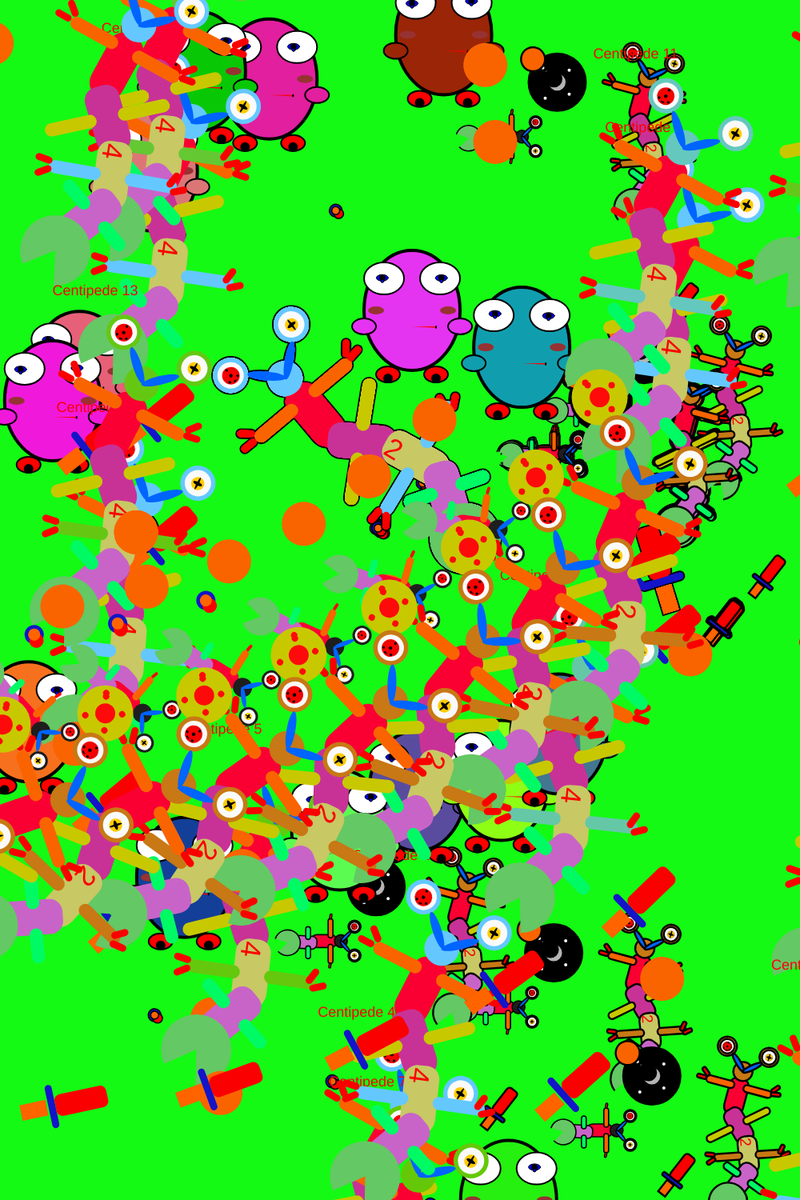
Frame 1 (no input)
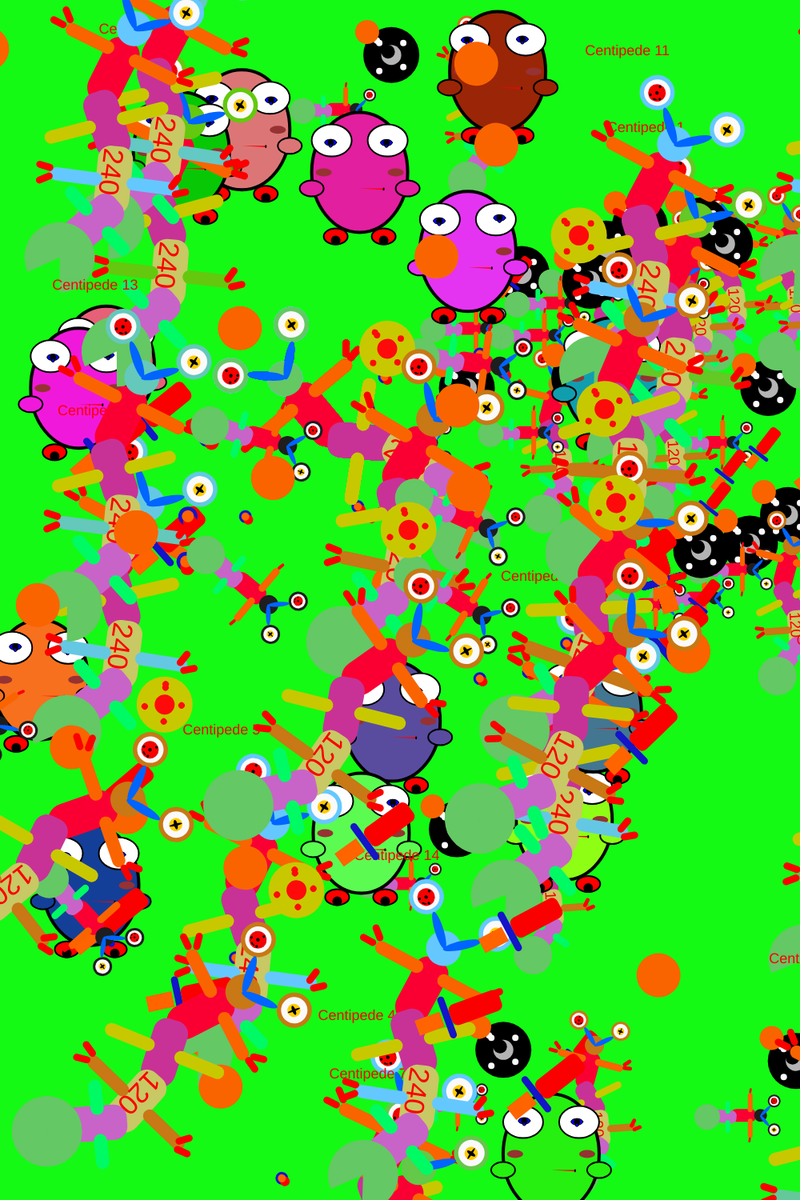
Frame 60 (no input)
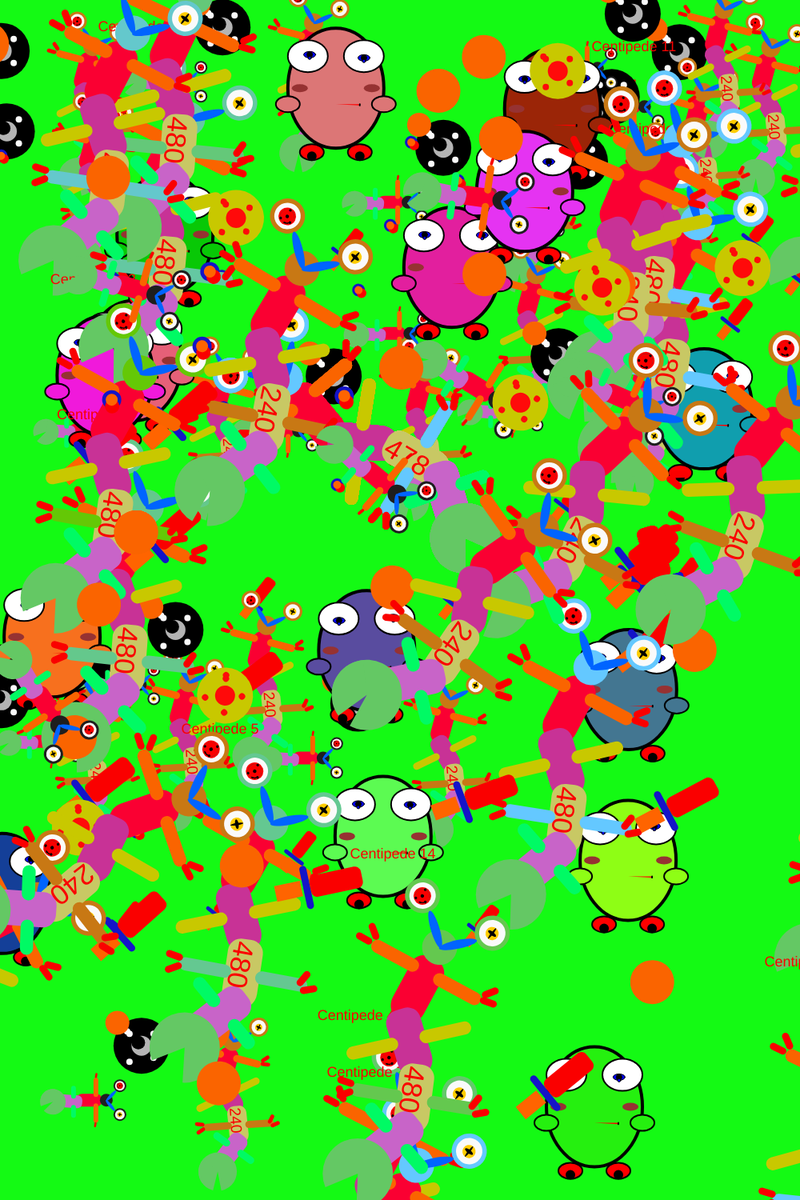
Frame 120 (the mouse pressed at the canvas centre since frame 60)

The p5.js sketch that drew these frames (run headless with seeded random() and noise() and a simulated clock; from frame 60 on, the mouse is pressed at the canvas centre):

// p5.js sketch
// ── sketch.js

let dgcentipede22;
let centipedes2 = []; 
let scaleChange = 1; 
let kirbyArray = [];

let kirbys = [];
let dgcentipede23;
let centipedes = [];
let sinArray = new Array(15);


let centipedes1 = [];
let centipedes3 = [];
let centipedes6 = []; 

function setup() {
  createCanvas(1000, 1500);
  
  textSize(18);
  let col = color(20,180);
  for (let i = 0; i < 5; i++) { 
    centipedes1.push(new dgCentipede22());
    centipedes1[i].loX = random(width);
    centipedes1[i].loY = random(height);
  }

  dgcentipede22 = new dgCentipede22();
  for (let i = 0; i < 15; i++) {
    let kirby = new afKirby(color(random(255), random(255), random(255)), random(width), random(height));
    kirbyArray.push(kirby);
}
   s1 = new dgCentipede21(0, 200,200, color(0,100,255,120));
   s2 = new dgCentipede21(5,0, 400,100, color(254,60,0,180));
 
   for (let i = 0; i < sinArray.length; i++) {
  sinArray[i] = new dgCentipede21(8,i*10, 300,500, color(254,random(120),0,200));
   }

   for (let i = 0; i < 15; i++) {
    let colorValue = color(random(255), random(255), random(255));
    let xpos = random(width);
    let ypos = random(height);
    let Number = i + 1; 
    centipedes.push(new dgCentipede23(colorValue, xpos, ypos, Number));
 
  }
  for (let i = 0; i < 15; i++) { 
    let color = [random(255), random(255), random(255)]; 
    let x = random(width); 
    let y = random(height); 
    kirbys.push(new afKirby(color, x, y)); 
}

for (let i = 0; i < 15; i++) {
  centipedes2.push(new dgCentipede24());
}
for (let i = 0; i < 10; i++) {
  centipedes6.push(new dgCentipede26()); 
}


console.log("Number of centipedes: " + centipedes6.length);

}


function draw() {
  background(20, 250, 20);
  for (let centipede6 of centipedes6) {
    centipede6.draw();
  }
  for (let centipede1 of centipedes1) {
    centipede1.draw(); 
  }
  dgcentipede22.draw();
  

  for (let kirby of kirbyArray) {
    kirby.move();
    kirby.display();
}
for (let centipede of centipedes) {
  centipede.draw();
  centipede.drift();
}
for (let centipede2 of centipedes2) {
 
  centipede2.scaleFactor = scaleChange; 
  centipede2.draw(); 
}
for (let centipede3 of centipedes3) {
  centipede3.draw();
}
}

function mousePressed() {
  centipedes6.push(new dgCentipede26()); 
  console.log("new cand total count: " + centipedes6.length);


}

function keyPressed() {

  if (key === '6') {

    scaleChange *= 1.5; 

  }
  if (key === '2') {
    for (let kirby of kirbyArray) {
        kirby.color = color(random(255), random(255), random(255)); 
    }
}

else if (key === '3') {
    for (let kirby of kirbyArray) {
        kirby.color = kirby.color; 
        kirby.sizeFactor *= 0.9; 
    }
}

else if (key === '4') {
    for (let kirby of kirbyArray) {
        kirby.color = kirby.color; 
        kirby.sizeFactor *= 1.1; 
    }
}
if (key === 'B' || key === 'b') {
  let newKirby = new Kirby(color(random(255), random(255), random(255)), random(width), random(height));
  kirbyArray.push(newKirby);
}

}
function breakApartCentipedes() {
  for (let centipede3 of centipedes3) {
    centipede3.speedX = random(-10, 10); 
    centipede3.speedY = random(-10, 10);
  }
}

class dgCentipede21 {
  constructor() {
    this.counter = 0;
    this.clickCount = 0;
    this.speedX = random(-4, 4);
    this.speedY = random(-4, 4);
    this.loX = height / 2;
    this.loY = width / 2;
    this.loX2 = height / 2;
    this.loY2 = width / 2;
    this.speedX2 = random(-5, 5);
    this.speedY2 = random(-5, 5);
    this.counter1 = 45;
    this.counter2 = -45;
    this.counterR = 0;
    this.value = 0;
    this.factor = 2;
    this.x = width;
    
    angleMode(DEGREES);
  }



  draw() {
    this.pair();
  
  }

  dgnumbercount() {
    this.value += 1; 
  }
  
  pair() {
  
    this.counter += 5;


    if (this.loX2 < 0) this.speedX2 = -this.speedX2;
    if (this.loX2 > width) this.speedX2 = -this.speedX2;
    
    if ((this.loY2 < 0) || (this.loY2 > height)) this.speedY2 = -this.speedY2;

    this.loX2 += this.speedX2;
    this.loY2 += this.speedY2;


    this.dgsunandcentipede(this.loX2, this.loY2);
    
    rotate(8);
  
    this.dgLongColorfullcentipede(color(200, 120, 20), this.loX2, this.loY2, 15, 0.5);
    scale(1);
    this.dgShortplaincentipede(color(200, 200, random(400)), this.loX2, this.loY2, -180, 0.8);
  }

  dgdrawingaround() {

    push();
    translate(mouseX, mouseY);
    scale(0.3);
    this.dgLongColorfullcentipede(color(200, 120, 20));
    this.dgcentipederound((this.clickCount % 50) + 2);
    pop();
  }

  dgmousePressed() {
    this.clickCount++;
  }

  dgcentipederound(eyeCount) {
    let eyeDistance = 1000.0 / (eyeCount - 1);
    for (let i = 0; i < eyeCount; i++) {
      angleMode(DEGREES);
      rotate(100);

      fill(250, 0, 0);
      this.dgLongColorfullcentipede(-40, (i * eyeDistance), 0.1); 
      this.dgLongColorfullcentipede(80, (i * eyeDistance), 0.1);
    }
  }

  dgRedeyeSpin(lx, ly, rot, sc) {
    push();
    translate(lx, ly);
    rotate(radians(this.counter2));
    scale(sc);
    fill(250, 0, 0);
    ellipse(0, 0, 200, 200);  
    fill(60);
    ellipse(0, 0, 160, 160);
    fill(250, 0, 0);
    ellipse(0, 0, 159, 159);
    fill(0);
    ellipse(0, 0, 40, 40);
    fill(0);
    circle(-59, 50, 30);
    circle(2, -78, 30);
    circle(58, 50, 30);
  

    if (20 > 1) {
      angleMode(DEGREES);
      rotate(radians(this.counter2));
      angleMode(DEGREES);
      rotate(radians(this.counter2));
      fill(0);
      arc(-20, 68, 50, 30, 0, 100);
    }
    if (10 > 1) {
      angleMode(DEGREES);
      rotate(radians(this.counter2));
      angleMode(DEGREES);
      rotate(radians(this.counter2));
      fill(0);  
      arc(-20, 70, 50, 30, 0, 100);
    }
    if (15 > 1) {
      angleMode(DEGREES);
      rotate(radians(this.counter2));
      angleMode(DEGREES);
      rotate(radians(this.counter2));
      fill(0);   
      arc(-10, 70, 50, 30, 0, 100);
    }
    pop();
    this.counter2--;
  }

  dgYelloweyeSpin(lx, ly, rot, sc) {
    push();
    translate(lx, ly);
    rotate(radians(this.counter1));
    scale(sc);
    fill(255, 204, 0);
    circle(0, 0, 150);
    rotate(radians(this.counter1));
    fill(0);
    ellipse(0, 0, 110, 40);
    ellipse(0, 0, 25, 150);
    pop();
    this.counter1++;
  }

  dgLongColorfullcentipede(k, lx, ly, rot, sc) {
    push();
    translate(lx + 100, ly);
    rotate(rot);
    scale(sc + 0.1);
    this.dgbody1();
    this.dghead(k, 20, -15);
    this.dgRedeyeSpin(-25, -57, this.counter, 0.1);    
    this.dgYelloweyeSpin(65, -57, -this.counter, 0.1);
    this.dgarm(k, -50, 10); 
    this.dgarm(k, 30, 10); 
    this.dgbody2(k);
    this.dgbody3(k);
    this.dgbody4andtoysword(70, 0, 2, k);
    this.dgbody5andcirclefood(k);
    

    if (20 > 19) {
      angleMode(DEGREES);
      rotate(-10);
      this.dgarm2(k, -105, 90);
      this.dgarm2(k, -20, 90);
    }
    if (10 > 1) {
      angleMode(DEGREES);
      rotate(22);
      this.dgarm3(k, -50, 160);
      this.dgarm3(k, 38, 160);
    }
    if (101 > 1) {
      angleMode(DEGREES);
      rotate(40);
      this.dgarm4(k, 95, 150);
      this.dgarm4(k, 157, 150);    
    }
    if (95 > 1) {
      angleMode(DEGREES);
      rotate(-70);
      this.dgfinger(k, 50, 70);
      angleMode(DEGREES);
      rotate(40);
      this.dgfinger(k, 85, 25);
    }
    if (96 > 1) {
      angleMode(DEGREES);
      rotate(190);
      this.dgfinger(k, 50, -22);
      angleMode(DEGREES);
      rotate(220);
      this.dgfinger(k, -48, 35);
    }
    if (961 > 1) {
      translate(105, 75);
      angleMode(DEGREES);
      rotate(90);
      this.dgfinger(k, 50, -22);
      angleMode(DEGREES);
      rotate(220);
      this.dgfinger(k, -48, 35);
    }
    if (9161 > 1) {
      translate(105, 75);
      angleMode(DEGREES);
      rotate(-70);
      this.dgfinger(k, 50, -22);
      angleMode(DEGREES);
      rotate(220);
      this.dgfinger(k, -48, 35);
    }
    
    textSize(32);
    angleMode(DEGREES);
    rotate(-70);
    this.value += this.factor;
    text(this.value, -90, 70);

    pop();
  }

  dgShortplaincentipede(k, lx, ly, rot, sc) {
    push();
    translate(lx - 50, ly + 60);
    angleMode(DEGREES);
    rotate(270);
    let k2 = color(30);
    rotate(rot);
    scale(sc - 0.4);
    this.dgbody1();
    this.dghead(k2, 20, -15);
    this.dgRedeyeSpin(-25, -57, this.counter, 0.1);    
    this.dgYelloweyeSpin(65, -57, -this.counter, 0.1);
    this.dgarm(k2, -50, 10); 
    this.dgarm(k2, 30, 10); 
    translate(-115, -70);
    angleMode(DEGREES);
    rotate(-40);
    this.dgbody4andtoysword(k2);
    this.dgbody5andcirclefood(70, 0, 2, k2);

    if (101 > 1) {
      angleMode(DEGREES);
      rotate(50);
      this.dgarm4(k2, 90, 150);
      this.dgarm4(k2, 150, 150);    
    }
  
    if (96 > 1) {
      angleMode(DEGREES);
      rotate(180);
      scale(0.80);
      angleMode(DEGREES);
      rotate(190);
      this.dgfinger(k2, 80, 90);
      this.dgfinger(k2, 270, 60);
    } 
    pop();
  }

  dgbody1() {
    fill(250, 0, 50);
    rect(0, 0, 40, 80, 15, 15, 25, 25);
  }

  dghead(c, lx, ly) {
    push();
    fill(c);
    translate(lx, ly);
    ellipse(0, 0, 40, 40);
    ellipse(45, -42.5, 40, 40);
    ellipse(-45, -42.5, 40, 40);
    fill(250);
    ellipse(45, -42.5, 30, 30);
    ellipse(-45, -42.5, 30, 30);
    fill(0, 100, 255);
    angleMode(DEGREES);
    rotate(-45);
    ellipse(1, -21, 10, 44);
    angleMode(DEGREES);
    rotate(95);
    ellipse(1, -21, 10, 44);
    pop();
  }

  dgarm(c, lx, ly) {
    fill(250, 100, 0);
    rect(lx, ly, 60, 15, 10);
  }
  
  dgarm2(c, lx, ly) {
    fill(200, 200, 0);
    rect(lx, ly, 60, 15, 10);
  }

  dgarm3(c, lx, ly) {
    fill(c);
    rect(lx, ly, 60, 15, 10);
  }
  
  dgarm4(c, lx, ly) {
    fill(0, 250, 100);
    rect(lx, ly, 40, 15, 10);
  }

  dgfinger(c, lx, ly) {
    fill(250, 0, 0);
    rect(lx, ly, 20, 8, 10);
  }

  dgbody2() {
    this.x -= 1222;
    ellipse(this.x, 10, 50, 50);
    if (this.x < 0) {
      this.x = width; 
    }
    angleMode(DEGREES);
    rotate(-45);
    fill(200, 50, 150);
    rect(-59, 58, 40, 80, 15, 15, 25, 25);
  }

  dgbody3() {
    angleMode(DEGREES);
    rotate(24);
    fill(200, 200, 100);
    rect(-3, 128, 40, 80, 15, 15, 25, 25);
  }

  dgbody4andtoysword(xpos, ypos, circlefood) {
    angleMode(DEGREES);
    rotate(44);
    fill(200, 100, 200);
    rect(130, 120, 40, 80, 15, 15, 25, 25);

    if (circlefood == 2) {
      fill(20, 20, 200);
      rect(width / 2 + xpos - 240, height / 2 - 430 + ypos, 50, 8, 7);
      fill(250, 0, 0);
      rect(width / 2 + xpos - 227, height / 2 - 490 + ypos, 25, 60, 7);
      fill(300, 100, 0);
      rect(width / 2 + xpos - 224, height / 2 - 420 + ypos, 18, 30);
    }
  }

  dgbody5andcirclefood(xpos, ypos, circlefood) {
    if (circlefood == 2) {
      fill(20, 20, 200);
      circle(width / 2 + xpos - 160, height / 2 - 140 + ypos, 40, 50, 7);
      fill(250, 0, 0);
      circle(width / 2 + xpos - 151, height / 2 - 150 + ypos, 30, 10, 7);
      fill(300, 100, 0);
      circle(width / 2 + xpos - 160, height / 2 - 140 + ypos, 25, 50, 7);
    }
    angleMode(DEGREES);
    rotate(-54);
    fill(100, 200, 100);
    arc(-80, 250, 80, 80, 160, 95);
    arc(-80, 250, 80, 80, -this.counter, this.counter);
  }

  dgmoonandcentipede(lx, ly) {
    strokeWeight(4);
    fill(250);
    point(lx - 10, ly - 10, 20);
    fill(0);
    circle(lx, ly, 70);
    fill(180);
    ellipse(lx, ly, 25, 25);
    fill(0);
    ellipse(lx - 4, ly - 4, 17, 17);
    fill(250);
    circle(lx + 15, ly + 15, 8);
    circle(lx - 15, ly - 15, 8);
    circle(lx + 15, ly - 15, 8);
    circle(lx - 15, ly + 20, 8);
    circle(lx - 18, ly - 18, 8);
  }

  dgsunandcentipede(lx, ly) {
    strokeWeight(4);
    fill(300, 100, 0);
    point(lx - 10, ly - 10, 20);
    fill(200, 200, 0);
    circle(lx, ly, 70);
    fill(300, 10, 10);
    ellipse(lx, ly, 25, 25);
    fill(300, 10, 10);
    circle(lx + 15, ly + 15, 8);
    circle(lx - 15, ly - 15, 8);
    circle(lx + 15, ly - 15, 8);
    circle(lx - 15, ly + 20, 8);
    circle(lx - 18, ly - 18, 8);
  }

  dgCircleCentipedeWildChange() {
    let g = random(0.1);
    let m = mouseX;
    let q = mouseY;
    
    if (m < width / 2) {
      this.dgShortplaincentipede(color(200, 200, random(400)), this.loX, this.loY, g * 5, g * 2);
    }
    if (q < height / 2) {
      this.dgLongColorfullcentipede(color(200, 200, random(400)), this.loX, this.loY + 10, g * 20, g * 4.5);
    }
  }
}



class dgCentipede22 {
  constructor() {
    this.counter = 0;
    this.clickCount = 0;
    this.speedX = random(-4, 4);
    this.speedY = random(-4, 4);
    this.loX = height / 2;
    this.loY = width / 2;
    this.loX2 = height / 2;
    this.loY2 = width / 2;
    this.speedX2 = random(-5, 5);
    this.speedY2 = random(-5, 5);
    this.counter1 = 45;
    this.counter2 = -45;
    this.counterR = 0;
    this.value = 0;
    this.factor = 2;
    this.x = width;
    
    angleMode(DEGREES);
  }
  draw() {
    this.pair();
  }

  dgnumbercount() {
    this.value += 1; 
  }
  
  pair() {
    this.counter += 5;

    if (this.loX < 0) this.loX = width;
    if (this.loX > width) this.loX = 0;
    if (this.loY < 0) this.loY = height;
    if (this.loY > height) this.loY = 0;

    if (this.loX2 < 0) this.speedX2 = -this.speedX2;
    if (this.loX2 > width) this.speedX2 = -this.speedX2;
    if ((this.loY < 0) || (this.loY > height)) this.speedY = -this.speedY;
    if ((this.loY2 < 0) || (this.loY2 > height)) this.speedY2 = -this.speedY2;

    this.loX += this.speedX;
    this.loY += this.speedY;
    this.loX2 += this.speedX2;
    this.loY2 += this.speedY2;

    this.dgmoonandcentipede(this.loX, this.loY);
    this.dgLongColorfullcentipede(color(200, 120, 20), this.loX, this.loY, 15, 0.5);
    this.dgShortplaincentipede(color(200, 200, random(400)), this.loX, this.loY, -180, 0.8);
  }

  dgdrawingaround() {

    push();
    translate(mouseX, mouseY);
    scale(0.3);
    this.dgLongColorfullcentipede(color(200, 120, 20));
    this.dgcentipederound((this.clickCount % 50) + 2);
    pop();
  }

  dgmousePressed() {
    this.clickCount++;
  }

  dgcentipederound(eyeCount) {
    let eyeDistance = 1000.0 / (eyeCount - 1);
    for (let i = 0; i < eyeCount; i++) {
      angleMode(DEGREES);
      rotate(100);

      fill(250, 0, 0);
      this.dgLongColorfullcentipede(-40, (i * eyeDistance), 0.1); 
      this.dgLongColorfullcentipede(80, (i * eyeDistance), 0.1);
    }
  }

  dgRedeyeSpin(lx, ly, rot, sc) {
    push();
    translate(lx, ly);
    rotate(radians(this.counter2));
    scale(sc);
    fill(250, 0, 0);
    ellipse(0, 0, 200, 200);  
    fill(60);
    ellipse(0, 0, 160, 160);
    fill(250, 0, 0);
    ellipse(0, 0, 159, 159);
    fill(0);
    ellipse(0, 0, 40, 40);
    fill(0);
    circle(-59, 50, 30);
    circle(2, -78, 30);
    circle(58, 50, 30);
  

    if (20 > 1) {
      angleMode(DEGREES);
      rotate(radians(this.counter2));
      angleMode(DEGREES);
      rotate(radians(this.counter2));
      fill(0);
      arc(-20, 68, 50, 30, 0, 100);
    }
    if (10 > 1) {
      angleMode(DEGREES);
      rotate(radians(this.counter2));
      angleMode(DEGREES);
      rotate(radians(this.counter2));
      fill(0);  
      arc(-20, 70, 50, 30, 0, 100);
    }
    if (15 > 1) {
      angleMode(DEGREES);
      rotate(radians(this.counter2));
      angleMode(DEGREES);
      rotate(radians(this.counter2));
      fill(0);   
      arc(-10, 70, 50, 30, 0, 100);
    }
    pop();
    this.counter2--;
  }

  dgYelloweyeSpin(lx, ly, rot, sc) {
    push();
    translate(lx, ly);
    rotate(radians(this.counter1));
    scale(sc);
    fill(255, 204, 0);
    circle(0, 0, 150);
    rotate(radians(this.counter1));
    fill(0);
    ellipse(0, 0, 110, 40);
    ellipse(0, 0, 25, 150);
    pop();
    this.counter1++;
  }

  dgLongColorfullcentipede(k, lx, ly, rot, sc) {
    push();
    translate(lx + 100, ly);
    rotate(rot);
    scale(sc + 0.1);
    this.dgbody1();
    this.dghead(k, 20, -15);
    this.dgRedeyeSpin(-25, -57, this.counter, 0.1);    
    this.dgYelloweyeSpin(65, -57, -this.counter, 0.1);
    this.dgarm(k, -50, 10); 
    this.dgarm(k, 30, 10); 
    this.dgbody2(k);
    this.dgbody3(k);
    this.dgbody4andtoysword(70, 0, 2, k);
    this.dgbody5andcirclefood(k);
    

    if (20 > 19) {
      angleMode(DEGREES);
      rotate(-10);
      this.dgarm2(k, -105, 90);
      this.dgarm2(k, -20, 90);
    }
    if (10 > 1) {
      angleMode(DEGREES);
      rotate(22);
      this.dgarm3(k, -50, 160);
      this.dgarm3(k, 38, 160);
    }
    if (101 > 1) {
      angleMode(DEGREES);
      rotate(40);
      this.dgarm4(k, 95, 150);
      this.dgarm4(k, 157, 150);    
    }
    if (95 > 1) {
      angleMode(DEGREES);
      rotate(-70);
      this.dgfinger(k, 50, 70);
      angleMode(DEGREES);
      rotate(40);
      this.dgfinger(k, 85, 25);
    }
    if (96 > 1) {
      angleMode(DEGREES);
      rotate(190);
      this.dgfinger(k, 50, -22);
      angleMode(DEGREES);
      rotate(220);
      this.dgfinger(k, -48, 35);
    }
    if (961 > 1) {
      translate(105, 75);
      angleMode(DEGREES);
      rotate(90);
      this.dgfinger(k, 50, -22);
      angleMode(DEGREES);
      rotate(220);
      this.dgfinger(k, -48, 35);
    }
    if (9161 > 1) {
      translate(105, 75);
      angleMode(DEGREES);
      rotate(-70);
      this.dgfinger(k, 50, -22);
      angleMode(DEGREES);
      rotate(220);
      this.dgfinger(k, -48, 35);
    }
    
    textSize(32);
    angleMode(DEGREES);
    rotate(-70);
    this.value += this.factor;
    text(this.value, -90, 70);

    pop();
  }

  dgShortplaincentipede(k, lx, ly, rot, sc) {
    push();
    translate(lx - 50, ly + 60);
    angleMode(DEGREES);
    rotate(270);
    let k2 = color(30);
    rotate(rot);
    scale(sc - 0.4);
    this.dgbody1();
    this.dghead(k2, 20, -15);
    this.dgRedeyeSpin(-25, -57, this.counter, 0.1);    
    this.dgYelloweyeSpin(65, -57, -this.counter, 0.1);
    this.dgarm(k2, -50, 10); 
    this.dgarm(k2, 30, 10); 
    translate(-115, -70);
    angleMode(DEGREES);
    rotate(-40);
    this.dgbody4andtoysword(k2);
    this.dgbody5andcirclefood(70, 0, 2, k2);

    if (101 > 1) {
      angleMode(DEGREES);
      rotate(50);
      this.dgarm4(k2, 90, 150);
      this.dgarm4(k2, 150, 150);    
    }
  
    if (96 > 1) {
      angleMode(DEGREES);
      rotate(180);
      scale(0.80);
      angleMode(DEGREES);
      rotate(190);
      this.dgfinger(k2, 80, 90);
      this.dgfinger(k2, 270, 60);
    } 
    pop();
  }

  dgbody1() {
    fill(250, 0, 50);
    rect(0, 0, 40, 80, 15, 15, 25, 25);
  }

  dghead(c, lx, ly) {
    push();
    fill(c);
    translate(lx, ly);
    ellipse(0, 0, 40, 40);
    ellipse(45, -42.5, 40, 40);
    ellipse(-45, -42.5, 40, 40);
    fill(250);
    ellipse(45, -42.5, 30, 30);
    ellipse(-45, -42.5, 30, 30);
    fill(0, 100, 255);
    angleMode(DEGREES);
    rotate(-45);
    ellipse(1, -21, 10, 44);
    angleMode(DEGREES);
    rotate(95);
    ellipse(1, -21, 10, 44);
    pop();
  }

  dgarm(c, lx, ly) {
    fill(250, 100, 0);
    rect(lx, ly, 60, 15, 10);
  }
  
  dgarm2(c, lx, ly) {
    fill(200, 200, 0);
    rect(lx, ly, 60, 15, 10);
  }

  dgarm3(c, lx, ly) {
    fill(c);
    rect(lx, ly, 60, 15, 10);
  }
  
  dgarm4(c, lx, ly) {
    fill(0, 250, 100);
    rect(lx, ly, 40, 15, 10);
  }

  dgfinger(c, lx, ly) {
    fill(250, 0, 0);
    rect(lx, ly, 20, 8, 10);
  }

  dgbody2() {
    this.x -= 1222;
    ellipse(this.x, 10, 50, 50);
    if (this.x < 0) {
      this.x = width; 
    }
    angleMode(DEGREES);
    rotate(-45);
    fill(200, 50, 150);
    rect(-59, 58, 40, 80, 15, 15, 25, 25);
  }

  dgbody3() {
    angleMode(DEGREES);
    rotate(24);
    fill(200, 200, 100);
    rect(-3, 128, 40, 80, 15, 15, 25, 25);
  }

  dgbody4andtoysword(xpos, ypos, circlefood) {
    angleMode(DEGREES);
    rotate(44);
    fill(200, 100, 200);
    rect(130, 120, 40, 80, 15, 15, 25, 25);

    if (circlefood == 2) {
      fill(20, 20, 200);
      rect(width / 2 + xpos - 240, height / 2 - 430 + ypos, 50, 8, 7);
      fill(250, 0, 0);
      rect(width / 2 + xpos - 227, height / 2 - 490 + ypos, 25, 60, 7);
      fill(300, 100, 0);
      rect(width / 2 + xpos - 224, height / 2 - 420 + ypos, 18, 30);
    }
  }

  dgbody5andcirclefood(xpos, ypos, circlefood) {
    if (circlefood == 2) {
      fill(20, 20, 200);
      circle(width / 2 + xpos - 160, height / 2 - 140 + ypos, 40, 50, 7);
      fill(250, 0, 0);
      circle(width / 2 + xpos - 151, height / 2 - 150 + ypos, 30, 10, 7);
      fill(300, 100, 0);
      circle(width / 2 + xpos - 160, height / 2 - 140 + ypos, 25, 50, 7);
    }
    angleMode(DEGREES);
    rotate(-54);
    fill(100, 200, 100);
    arc(-80, 250, 80, 80, 160, 95);
    arc(-80, 250, 80, 80, -this.counter, this.counter);
  }

  dgmoonandcentipede(lx, ly) {
    strokeWeight(4);
    fill(250);
    point(lx - 10, ly - 10, 20);
    fill(0);
    circle(lx, ly, 70);
    fill(180);
    ellipse(lx, ly, 25, 25);
    fill(0);
    ellipse(lx - 4, ly - 4, 17, 17);
    fill(250);
    circle(lx + 15, ly + 15, 8);
    circle(lx - 15, ly - 15, 8);
    circle(lx + 15, ly - 15, 8);
    circle(lx - 15, ly + 20, 8);
    circle(lx - 18, ly - 18, 8);
  }

  dgsunandcentipede(lx, ly) {
    strokeWeight(4);
    fill(300, 100, 0);
    point(lx - 10, ly - 10, 20);
    fill(200, 200, 0);
    circle(lx, ly, 70);
    fill(300, 10, 10);
    ellipse(lx, ly, 25, 25);
    fill(300, 10, 10);
    circle(lx + 15, ly + 15, 8);
    circle(lx - 15, ly - 15, 8);
    circle(lx + 15, ly - 15, 8);
    circle(lx - 15, ly + 20, 8);
    circle(lx - 18, ly - 18, 8);
  }

  dgCircleCentipedeWildChange() {
    let g = random(0.1);
    let m = mouseX;
    let q = mouseY;
    
    if (m < width / 2) {
      this.dgShortplaincentipede(color(200, 200, random(400)), this.loX, this.loY, g * 5, g * 2);
    }
    if (q < height / 2) {
      this.dgLongColorfullcentipede(color(200, 200, random(400)), this.loX, this.loY + 10, g * 20, g * 4.5);
    }
  }
}



class dgCentipede23 {
  c;
  xpos;
  ypos;
  orifice;
  constructor(tempC,  tempXpos,  tempYpos,  oa) {
    this.counter = 0;
    this.clickCount = 0;
    this.speedX = random(-4, 4);
    this.speedY = random(-4, 4);
    this.loX = height / 2;
    this.loY = width / 2;
    this.loX2 = height / 2;
    this.loY2 = width / 2;
    this.speedX2 = random(-5, 5);
    this.speedY2 = random(-5, 5);
    this.counter1 = 45;
    this.counter2 = -45;
    this.counterR = 0;
    this.value = 0;
    this.factor = 2;
    this.x = width;
    this.c = tempC;
    this.xpos = tempXpos;
    this.ypos = tempYpos;
    this.orifice =  "Centipede " + oa;

    angleMode(DEGREES);
  }



  draw() {
    this.pair();

  }

  dgnumbercount() {
    this.value += 1; 
  }
  
  pair() {

 
    this.dgLongColorfullcentipede(color(100, 200, random(400)), width / 4, height / 3, -40, 1);
   
    

   
  }

  dgdrawingaround() {

    push();
    translate(mouseX, mouseY);
    scale(0.3);
    this.dgLongColorfullcentipede(color(200, 120, 20));
    this.dgcentipederound((this.clickCount % 50) + 2);
    pop();
  }

  dgcentipederound(eyeCount) {
    let eyeDistance = 1000.0 / (eyeCount - 1);
    for (let i = 0; i < eyeCount; i++) {
      angleMode(DEGREES);
      rotate(100);

      fill(250, 0, 0);
      this.dgLongColorfullcentipede(-40, (i * eyeDistance), 0.1); 
      this.dgLongColorfullcentipede(80, (i * eyeDistance), 0.1);
    }
  }

  dgRedeyeSpin(lx, ly, rot, sc) {
    push();
    translate(lx, ly);
    rotate(radians(this.counter2));
    scale(sc);
    fill(250, 0, 0);
    ellipse(0, 0, 200, 200);  
    fill(60);
    ellipse(0, 0, 160, 160);
    fill(250, 0, 0);
    ellipse(0, 0, 159, 159);
    fill(0);
    ellipse(0, 0, 40, 40);
    fill(0);
    circle(-59, 50, 30);
    circle(2, -78, 30);
    circle(58, 50, 30);
  

    if (20 > 1) {
      angleMode(DEGREES);
      rotate(radians(this.counter2));
      angleMode(DEGREES);
      rotate(radians(this.counter2));
      fill(0);
      arc(-20, 68, 50, 30, 0, 100);
    }
    if (10 > 1) {
      angleMode(DEGREES);
      rotate(radians(this.counter2));
      angleMode(DEGREES);
      rotate(radians(this.counter2));
      fill(0);  
      arc(-20, 70, 50, 30, 0, 100);
    }
    if (15 > 1) {
      angleMode(DEGREES);
      rotate(radians(this.counter2));
      angleMode(DEGREES);
      rotate(radians(this.counter2));
      fill(0);   
      arc(-10, 70, 50, 30, 0, 100);
    }
    pop();
    this.counter2--;
  }

  dgYelloweyeSpin(lx, ly, rot, sc) {
    push();
    translate(lx, ly);
    rotate(radians(this.counter1));
    scale(sc);
    fill(255, 204, 0);
    circle(0, 0, 150);
    rotate(radians(this.counter1));
    fill(0);
    ellipse(0, 0, 110, 40);
    ellipse(0, 0, 25, 150);
    pop();
    this.counter1++;
  }

  dgLongColorfullcentipede(k, lx, ly, rot, sc) {
    push();
    translate(lx + 100, ly);
    rotate(rot);
    scale(sc + 0.1);
    this.dgbody1();
    this.dghead(k, 20, -15);
    this.dgRedeyeSpin(-25, -57, this.counter, 0.1);    
    this.dgYelloweyeSpin(65, -57, -this.counter, 0.1);
    this.dgarm(k, -50, 10); 
    this.dgarm(k, 30, 10); 
    this.dgbody2(k);
    this.dgbody3(k);
    this.dgbody4andtoysword(70, 0, 2, k);
    this.dgbody5andcirclefood(k);
    

    if (20 > 19) {
      angleMode(DEGREES);
      rotate(-10);
      this.dgarm2(k, -105, 90);
      this.dgarm2(k, -20, 90);
    }
    if (10 > 1) {
      angleMode(DEGREES);
      rotate(22);
      this.dgarm3(k, -50, 160);
      this.dgarm3(k, 38, 160);
    }
    if (101 > 1) {
      angleMode(DEGREES);
      rotate(40);
      this.dgarm4(k, 95, 150);
      this.dgarm4(k, 157, 150);    
    }
    if (95 > 1) {
      angleMode(DEGREES);
      rotate(-70);
      this.dgfinger(k, 50, 70);
      angleMode(DEGREES);
      rotate(40);
      this.dgfinger(k, 85, 25);
    }
    if (96 > 1) {
      angleMode(DEGREES);
      rotate(190);
      this.dgfinger(k, 50, -22);
      angleMode(DEGREES);
      rotate(220);
      this.dgfinger(k, -48, 35);
    }
    if (961 > 1) {
      translate(105, 75);
      angleMode(DEGREES);
      rotate(90);
      this.dgfinger(k, 50, -22);
      angleMode(DEGREES);
      rotate(220);
      this.dgfinger(k, -48, 35);
    }
    if (9161 > 1) {
      translate(105, 75);
      angleMode(DEGREES);
      rotate(-70);
      this.dgfinger(k, 50, -22);
      angleMode(DEGREES);
      rotate(220);
      this.dgfinger(k, -48, 35);
    }
    
    textSize(32);
    angleMode(DEGREES);
    rotate(-70);
    this.value += this.factor;
    text(this.value, -90, 70);

    pop();
  }

  

  dgbody1() {
    fill(250, 0, 50);
    rect(0, 0, 40, 80, 15, 15, 25, 25);
  }

  dghead(c, lx, ly) {
    push();
    fill(c);
    translate(lx, ly);
    ellipse(0, 0, 40, 40);
    ellipse(45, -42.5, 40, 40);
    ellipse(-45, -42.5, 40, 40);
    fill(250);
    ellipse(45, -42.5, 30, 30);
    ellipse(-45, -42.5, 30, 30);
    fill(0, 100, 255);
    angleMode(DEGREES);
    rotate(-45);
    ellipse(1, -21, 10, 44);
    angleMode(DEGREES);
    rotate(95);
    ellipse(1, -21, 10, 44);
    pop();
  }

  dgarm(c, lx, ly) {
    fill(250, 100, 0);
    rect(lx, ly, 60, 15, 10);
  }
  
  dgarm2(c, lx, ly) {
    fill(200, 200, 0);
    rect(lx, ly, 60, 15, 10);
  }

  dgarm3(c, lx, ly) {
    fill(c);
    rect(lx, ly, 60, 15, 10);
  }
  
  dgarm4(c, lx, ly) {
    fill(0, 250, 100);
    rect(lx, ly, 40, 15, 10);
  }

  dgfinger(c, lx, ly) {
    fill(250, 0, 0);
    rect(lx, ly, 20, 8, 10);
  }

  dgbody2() {
    this.x -= 1222;
    ellipse(this.x, 10, 50, 50);
    if (this.x < 0) {
      this.x = width; 
    }
    angleMode(DEGREES);
    rotate(-45);
    fill(200, 50, 150);
    rect(-59, 58, 40, 80, 15, 15, 25, 25);
  }

  dgbody3() {
    angleMode(DEGREES);
    rotate(24);
    fill(200, 200, 100);
    rect(-3, 128, 40, 80, 15, 15, 25, 25);
  }

  dgbody4andtoysword(xpos, ypos, circlefood) {
    angleMode(DEGREES);
    rotate(44);
    fill(200, 100, 200);
    rect(130, 120, 40, 80, 15, 15, 25, 25);

    if (circlefood == 2) {
      fill(20, 20, 200);
      rect(width / 2 + xpos - 240, height / 2 - 430 + ypos, 50, 8, 7);
      fill(250, 0, 0);
      rect(width / 2 + xpos - 227, height / 2 - 490 + ypos, 25, 60, 7);
      fill(300, 100, 0);
      rect(width / 2 + xpos - 224, height / 2 - 420 + ypos, 18, 30);
    }
  }

  dgbody5andcirclefood(xpos, ypos, circlefood) {
    if (circlefood == 2) {
      fill(20, 20, 200);
      circle(width / 2 + xpos - 160, height / 2 - 140 + ypos, 40, 50, 7);
      fill(250, 0, 0);
      circle(width / 2 + xpos - 151, height / 2 - 150 + ypos, 30, 10, 7);
      fill(300, 100, 0);
      circle(width / 2 + xpos - 160, height / 2 - 140 + ypos, 25, 50, 7);
    }
    angleMode(DEGREES);
    rotate(-54);
    fill(100, 200, 100);
    arc(-80, 250, 80, 80, 160, 95);
    arc(-80, 250, 80, 80, -this.counter, this.counter);
  }

  drift() {
    
    noStroke();
    fill(this.c);
    this.dgLongColorfullcentipede(color(100, 200, random(400)), this.xpos,this.ypos,random(15,20) +10,random(1,1));
   
    fill(250,0,0);
   
    text( this.orifice,this.xpos+15,this.ypos -115);
    this.xpos += random(-1,1);
    this.ypos += random(-1,1);
  }
}


class afKirby {
  constructor(color, x, y) {
      this.color = color; 
      this.x = x; 
      this.y = y; 
      this.eyeOffset = 5; 
      this.bluePupilOffsetX = 0; 
      this.bluePupilOffsetY = 0; 
      this.speed = createVector(random(-2, 2), random(-2, 2)); 
      this.sizeFactor = 1; 
  }

  move() {
      this.x += this.speed.x;
      this.y += this.speed.y;

    
      if (this.x < 0 || this.x > width) {
          this.speed.x *= -1; 
      }
      if (this.y < 0 || this.y > height) {
          this.speed.y *= -1; 
      }
  }

  display() {
      this.drawBody();
      this.drawBlush(); 
      this.drawEyes();
      this.drawMouth();
      this.drawFeet();
      this.drawArms(); 
  }

  drawBody() {
      push();
      translate(this.x, this.y);
      fill(this.color);
      stroke(0); 
      strokeWeight(4); 
      ellipse(0, 0, 120 * this.sizeFactor, 150 * this.sizeFactor); 
      pop();
  }

  drawBlush() {
      push();
      translate(this.x, this.y);
      fill(150, 50, 50); 
      noStroke(); 
      ellipse(-45 * this.sizeFactor, 0, 20 * this.sizeFactor, 10 * this.sizeFactor); 
      ellipse(45 * this.sizeFactor, 0, 20 * this.sizeFactor, 10 * this.sizeFactor); 
      pop();
  }

  drawEyes() {
      this.eye(-35 * this.sizeFactor, -40 * this.sizeFactor, 0); 
      this.eye(35 * this.sizeFactor, -40 * this.sizeFactor, random(-this.eyeOffset, this.eyeOffset)); // Right eye (bigger) with random offset
  }

  eye(lx, ly, offset) {
      push();
      translate(this.x, this.y);
      fill(255); 
      stroke(0); 
      strokeWeight(2);
      ellipse(lx * this.sizeFactor, ly * this.sizeFactor, 50 * this.sizeFactor, 40 * this.sizeFactor); 
      
    
      this.bluePupilOffsetX = random(-5 * this.sizeFactor, 5 * this.sizeFactor);
      this.bluePupilOffsetY = random(-3 * this.sizeFactor, 3 * this.sizeFactor);
      fill(0, 0, 255); 
      stroke(0); 
      strokeWeight(1); 
      ellipse(lx * this.sizeFactor + this.bluePupilOffsetX, ly * this.sizeFactor + this.bluePupilOffsetY, 15 * this.sizeFactor, 8 * this.sizeFactor); 

   
      fill(0); 
      ellipse(lx * this.sizeFactor + this.bluePupilOffsetX, ly * this.sizeFactor + this.bluePupilOffsetY, 7 * this.sizeFactor, 7 * this.sizeFactor); 
      
      fill(0, 0, 255); 
      ellipse(lx * this.sizeFactor + this.bluePupilOffsetX, ly * this.sizeFactor + this.bluePupilOffsetY + 4 * this.sizeFactor, 4 * this.sizeFactor, 4 * this.sizeFactor); // Smaller blue circle
      pop();
  }

  drawMouth() {
      push();
      translate(this.x, this.y);
      fill(255, 0, 0); 
      stroke(0); 
      strokeWeight(2); 
      arc(0, 20 * this.sizeFactor, 60 * this.sizeFactor, 40 * this.sizeFactor, 0, PI); 
      pop();
  }

  drawFeet() {
      push();
      translate(this.x, this.y);
      fill(255, 0, 0); 
      stroke(0); 
      strokeWeight(2); 
      ellipse(-30 * this.sizeFactor, 80 * this.sizeFactor, 30 * this.sizeFactor, 20 * this.sizeFactor); 
      ellipse(30 * this.sizeFactor, 80 * this.sizeFactor, 30 * this.sizeFactor, 20 * this.sizeFactor); 
      fill(0); 
      ellipse(-30 * this.sizeFactor, 85 * this.sizeFactor, 10 * this.sizeFactor, 10 * this.sizeFactor); 
      ellipse(30 * this.sizeFactor, 85 * this.sizeFactor, 10 * this.sizeFactor, 10 * this.sizeFactor); 
      pop();
  }

  drawArms() {
      push();
      translate(this.x, this.y);
      fill(this.color); 
      stroke(0); 
      strokeWeight(2); 
      ellipse(-60 * this.sizeFactor, 20 * this.sizeFactor, 30 * this.sizeFactor, 20 * this.sizeFactor); 
      ellipse(60 * this.sizeFactor, 20 * this.sizeFactor, 30 * this.sizeFactor, 20 * this.sizeFactor); 
      pop();
  }
}


class dgCentipede24 {
  
  constructor() {
    this.counter = 0;
    this.clickCount = 0;
    this.speedX = random(-4, 4);
    this.speedY = random(-4, 4);
    this.loX = height / 2;
    this.loY = width / 2;
    this.loX2 = height / 2;
    this.loY2 = width / 2;
    this.speedX2 = random(-5, 5);
    this.speedY2 = random(-5, 5);
    this.counter1 = 45;
    this.counter2 = -45;
    this.counterR = 0;
    this.value = 0;
    this.factor = 2;
    this.x = width;
    this.scaleFactor = 1; 

    angleMode(DEGREES);
  }
draw() {
  this.pair();

}

dgnumbercount() {
  this.value += 1; 
}

pair() {
  this.counter += 5;

  if (this.loX2 < 0) this.speedX2 = -this.speedX2;
  if (this.loX2 > width) this.speedX2 = -this.speedX2;

  if ((this.loY2 < 0) || (this.loY2 > height)) this.speedY2 = -this.speedY2;

  this.loX2 += this.speedX2;
  this.loY2 += this.speedY2;

  this.dgsunandcentipede(this.loX2, this.loY2);

  rotate(8);

  this.dgLongColorfullcentipede(color(200, 120, 20), this.loX2, this.loY2, 15, this.scaleFactor);
  scale(1);
  this.dgShortplaincentipede(color(200, 200, random(400)), this.loX2, this.loY2, -180, this.scaleFactor);
}

dgdrawingaround() {

  push();
  translate(mouseX, mouseY);
  scale(0.3);
  this.dgLongColorfullcentipede(color(200, 120, 20));
  this.dgcentipederound((this.clickCount % 50) + 2);
  pop();
}

dgmousePressed() {
  this.clickCount++;
}

dgcentipederound(eyeCount) {
  let eyeDistance = 1000.0 / (eyeCount - 1);
  for (let i = 0; i < eyeCount; i++) {
    angleMode(DEGREES);
    rotate(100);

    fill(250, 0, 0);
    this.dgLongColorfullcentipede(-40, (i * eyeDistance), 0.1); 
    this.dgLongColorfullcentipede(80, (i * eyeDistance), 0.1);
  }
}

dgRedeyeSpin(lx, ly, rot, sc) {
  push();
  translate(lx, ly);
  rotate(radians(this.counter2));
  scale(sc);
  fill(250, 0, 0);
  ellipse(0, 0, 200, 200);  
  fill(60);
  ellipse(0, 0, 160, 160);
  fill(250, 0, 0);
  ellipse(0, 0, 159, 159);
  fill(0);
  ellipse(0, 0, 40, 40);
  fill(0);
  circle(-59, 50, 30);
  circle(2, -78, 30);
  circle(58, 50, 30);


  if (20 > 1) {
    angleMode(DEGREES);
    rotate(radians(this.counter2));
    angleMode(DEGREES);
    rotate(radians(this.counter2));
    fill(0);
    arc(-20, 68, 50, 30, 0, 100);
  }
  if (10 > 1) {
    angleMode(DEGREES);
    rotate(radians(this.counter2));
    angleMode(DEGREES);
    rotate(radians(this.counter2));
    fill(0);  
    arc(-20, 70, 50, 30, 0, 100);
  }
  if (15 > 1) {
    angleMode(DEGREES);
    rotate(radians(this.counter2));
    angleMode(DEGREES);
    rotate(radians(this.counter2));
    fill(0);   
    arc(-10, 70, 50, 30, 0, 100);
  }
  pop();
  this.counter2--;
}

dgYelloweyeSpin(lx, ly, rot, sc) {
  push();
  translate(lx, ly);
  rotate(radians(this.counter1));
  scale(sc);
  fill(255, 204, 0);
  circle(0, 0, 150);
  rotate(radians(this.counter1));
  fill(0);
  ellipse(0, 0, 110, 40);
  ellipse(0, 0, 25, 150);
  pop();
  this.counter1++;
}

dgLongColorfullcentipede(k, lx, ly, rot, sc) {
  push();
  translate(lx + 100, ly);
  rotate(rot);
  scale(sc + 0.1);
  this.dgbody1();
  this.dghead(k, 20, -15);
  this.dgRedeyeSpin(-25, -57, this.counter, 0.1);    
  this.dgYelloweyeSpin(65, -57, -this.counter, 0.1);
  this.dgarm(k, -50, 10); 
  this.dgarm(k, 30, 10); 
  this.dgbody2(k);
  this.dgbody3(k);
  this.dgbody4andtoysword(70, 0, 2, k);
  this.dgbody5andcirclefood(k);
  

  if (20 > 19) {
    angleMode(DEGREES);
    rotate(-10);
    this.dgarm2(k, -105, 90);
    this.dgarm2(k, -20, 90);
  }
  if (10 > 1) {
    angleMode(DEGREES);
    rotate(22);
    this.dgarm3(k, -50, 160);
    this.dgarm3(k, 38, 160);
  }
  if (101 > 1) {
    angleMode(DEGREES);
    rotate(40);
    this.dgarm4(k, 95, 150);
    this.dgarm4(k, 157, 150);    
  }
  if (95 > 1) {
    angleMode(DEGREES);
    rotate(-70);
    this.dgfinger(k, 50, 70);
    angleMode(DEGREES);
    rotate(40);
    this.dgfinger(k, 85, 25);
  }
  if (96 > 1) {
    angleMode(DEGREES);
    rotate(190);
    this.dgfinger(k, 50, -22);
    angleMode(DEGREES);
    rotate(220);
    this.dgfinger(k, -48, 35);
  }
  if (961 > 1) {
    translate(105, 75);
    angleMode(DEGREES);
    rotate(90);
    this.dgfinger(k, 50, -22);
    angleMode(DEGREES);
    rotate(220);
    this.dgfinger(k, -48, 35);
  }
  if (9161 > 1) {
    translate(105, 75);
    angleMode(DEGREES);
    rotate(-70);
    this.dgfinger(k, 50, -22);
    angleMode(DEGREES);
    rotate(220);
    this.dgfinger(k, -48, 35);
  }
  
  textSize(32);
  angleMode(DEGREES);
  rotate(-70);
  this.value += this.factor;
  text(this.value, -90, 70);

  pop();
}

dgShortplaincentipede(k, lx, ly, rot, sc) {
  push();
  translate(lx - 50, ly + 60);
  angleMode(DEGREES);
  rotate(270);
  let k2 = color(30);
  rotate(rot);
  scale(sc - 0.4);
  this.dgbody1();
  this.dghead(k2, 20, -15);
  this.dgRedeyeSpin(-25, -57, this.counter, 0.1);    
  this.dgYelloweyeSpin(65, -57, -this.counter, 0.1);
  this.dgarm(k2, -50, 10); 
  this.dgarm(k2, 30, 10); 
  translate(-115, -70);
  angleMode(DEGREES);
  rotate(-40);
  this.dgbody4andtoysword(k2);
  this.dgbody5andcirclefood(70, 0, 2, k2);

  if (101 > 1) {
    angleMode(DEGREES);
    rotate(50);
    this.dgarm4(k2, 90, 150);
    this.dgarm4(k2, 150, 150);    
  }

  if (96 > 1) {
    angleMode(DEGREES);
    rotate(180);
    scale(0.80);
    angleMode(DEGREES);
    rotate(190);
    this.dgfinger(k2, 80, 90);
    this.dgfinger(k2, 270, 60);
  } 
  pop();
}

dgbody1() {
  fill(250, 0, 50);
  rect(0, 0, 40, 80, 15, 15, 25, 25);
}

dghead(c, lx, ly) {
  push();
  fill(c);
  translate(lx, ly);
  ellipse(0, 0, 40, 40);
  ellipse(45, -42.5, 40, 40);
  ellipse(-45, -42.5, 40, 40);
  fill(250);
  ellipse(45, -42.5, 30, 30);
  ellipse(-45, -42.5, 30, 30);
  fill(0, 100, 255);
  angleMode(DEGREES);
  rotate(-45);
  ellipse(1, -21, 10, 44);
  angleMode(DEGREES);
  rotate(95);
  ellipse(1, -21, 10, 44);
  pop();
}

dgarm(c, lx, ly) {
  fill(250, 100, 0);
  rect(lx, ly, 60, 15, 10);
}

dgarm2(c, lx, ly) {
  fill(200, 200, 0);
  rect(lx, ly, 60, 15, 10);
}

dgarm3(c, lx, ly) {
  fill(c);
  rect(lx, ly, 60, 15, 10);
}

dgarm4(c, lx, ly) {
  fill(0, 250, 100);
  rect(lx, ly, 40, 15, 10);
}

dgfinger(c, lx, ly) {
  fill(250, 0, 0);
  rect(lx, ly, 20, 8, 10);
}

dgbody2() {
  this.x -= 1222;
  ellipse(this.x, 10, 50, 50);
  if (this.x < 0) {
    this.x = width; 
  }
  angleMode(DEGREES);
  rotate(-45);
  fill(200, 50, 150);
  rect(-59, 58, 40, 80, 15, 15, 25, 25);
}

dgbody3() {
  angleMode(DEGREES);
  rotate(24);
  fill(200, 200, 100);
  rect(-3, 128, 40, 80, 15, 15, 25, 25);
}

dgbody4andtoysword(xpos, ypos, circlefood) {
  angleMode(DEGREES);
  rotate(44);
  fill(200, 100, 200);
  rect(130, 120, 40, 80, 15, 15, 25, 25);

  if (circlefood == 2) {
    fill(20, 20, 200);
    rect(width / 2 + xpos - 240, height / 2 - 430 + ypos, 50, 8, 7);
    fill(250, 0, 0);
    rect(width / 2 + xpos - 227, height / 2 - 490 + ypos, 25, 60, 7);
    fill(300, 100, 0);
    rect(width / 2 + xpos - 224, height / 2 - 420 + ypos, 18, 30);
  }
}

dgbody5andcirclefood(xpos, ypos, circlefood) {
  if (circlefood == 2) {
    fill(20, 20, 200);
    circle(width / 2 + xpos - 160, height / 2 - 140 + ypos, 40, 50, 7);
    fill(250, 0, 0);
    circle(width / 2 + xpos - 151, height / 2 - 150 + ypos, 30, 10, 7);
    fill(300, 100, 0);
    circle(width / 2 + xpos - 160, height / 2 - 140 + ypos, 25, 50, 7);
  }
  angleMode(DEGREES);
  rotate(-54);
  fill(100, 200, 100);
  arc(-80, 250, 80, 80, 160, 95);
  arc(-80, 250, 80, 80, -this.counter, this.counter);
}

dgmoonandcentipede(lx, ly) {
  strokeWeight(4);
  fill(250);
  point(lx - 10, ly - 10, 20);
  fill(0);
  circle(lx, ly, 70);
  fill(180);
  ellipse(lx, ly, 25, 25);
  fill(0);
  ellipse(lx - 4, ly - 4, 17, 17);
  fill(250);
  circle(lx + 15, ly + 15, 8);
  circle(lx - 15, ly - 15, 8);
  circle(lx + 15, ly - 15, 8);
  circle(lx - 15, ly + 20, 8);
  circle(lx - 18, ly - 18, 8);
}

dgsunandcentipede(lx, ly) {
  strokeWeight(4);
  fill(300, 100, 0);
  point(lx - 10, ly - 10, 20);
  fill(200, 200, 0);
  circle(lx, ly, 70);
  fill(300, 10, 10);
  ellipse(lx, ly, 25, 25);
  fill(300, 10, 10);
  circle(lx + 15, ly + 15, 8);
  circle(lx - 15, ly - 15, 8);
  circle(lx + 15, ly - 15, 8);
  circle(lx - 15, ly + 20, 8);
  circle(lx - 18, ly - 18, 8);
}

dgCircleCentipedeWildChange() {
  let g = random(0.1);
  let m = mouseX;
  let q = mouseY;
  
  if (m < width / 2) {
    this.dgShortplaincentipede(color(200, 200, random(400)), this.loX, this.loY, g * 5, g * 2);
  }
  if (q < height / 2) {
    this.dgLongColorfullcentipede(color(200, 200, random(400)), this.loX, this.loY + 10, g * 20, g * 4.5);
  }
}
}

class dgCentipede26 {
  constructor() {
    this.counter = 0;
    this.clickCount = 0;
    this.speedX = random(-4, 4);
    this.speedY = random(-4, 4);
    this.loX = height / 2;
    this.loY = width / 2;
    this.loX2 = height / 2;
    this.loY2 = width / 2;
    this.speedX2 = random(-5, 5);
    this.speedY2 = random(-5, 5);
    this.counter1 = 45;
    this.counter2 = -45;
    this.counterR = 0;
    this.value = 0;
    this.factor = 2;
    this.x = width;
    
    angleMode(DEGREES);
  }
  draw() {
    this.pair();
  }

  dgnumbercount() {
    this.value += 1; 
  }
  
  pair() {
    this.counter += 5;

    if (this.loX < 0) this.loX = width;
    if (this.loX > width) this.loX = 0;
    if (this.loY < 0) this.loY = height;
    if (this.loY > height) this.loY = 0;

    if (this.loX2 < 0) this.speedX2 = -this.speedX2;
    if (this.loX2 > width) this.speedX2 = -this.speedX2;
    if ((this.loY < 0) || (this.loY > height)) this.speedY = -this.speedY;
    if ((this.loY2 < 0) || (this.loY2 > height)) this.speedY2 = -this.speedY2;

    this.loX += this.speedX;
    this.loY += this.speedY;
    this.loX2 += this.speedX2;
    this.loY2 += this.speedY2;

    this.dgmoonandcentipede(this.loX, this.loY);
    this.dgLongColorfullcentipede(color(200, 120, 20), this.loX, this.loY, 15, 0.5);
    this.dgShortplaincentipede(color(200, 200, random(400)), this.loX, this.loY, -180, 0.8);
  }

  dgdrawingaround() {

    push();
    translate(mouseX, mouseY);
    scale(0.3);
    this.dgLongColorfullcentipede(color(200, 120, 20));
    this.dgcentipederound((this.clickCount % 50) + 2);
    pop();
  }

  dgmousePressed() {
    this.clickCount++;
  }

  dgcentipederound(eyeCount) {
    let eyeDistance = 1000.0 / (eyeCount - 1);
    for (let i = 0; i < eyeCount; i++) {
      angleMode(DEGREES);
      rotate(100);

      fill(250, 0, 0);
      this.dgLongColorfullcentipede(-40, (i * eyeDistance), 0.1); 
      this.dgLongColorfullcentipede(80, (i * eyeDistance), 0.1);
    }
  }

  dgRedeyeSpin(lx, ly, rot, sc) {
    push();
    translate(lx, ly);
    rotate(radians(this.counter2));
    scale(sc);
    fill(250, 0, 0);
    ellipse(0, 0, 200, 200);  
    fill(60);
    ellipse(0, 0, 160, 160);
    fill(250, 0, 0);
    ellipse(0, 0, 159, 159);
    fill(0);
    ellipse(0, 0, 40, 40);
    fill(0);
    circle(-59, 50, 30);
    circle(2, -78, 30);
    circle(58, 50, 30);
  

    if (20 > 1) {
      angleMode(DEGREES);
      rotate(radians(this.counter2));
      angleMode(DEGREES);
      rotate(radians(this.counter2));
      fill(0);
      arc(-20, 68, 50, 30, 0, 100);
    }
    if (10 > 1) {
      angleMode(DEGREES);
      rotate(radians(this.counter2));
      angleMode(DEGREES);
      rotate(radians(this.counter2));
      fill(0);  
      arc(-20, 70, 50, 30, 0, 100);
    }
    if (15 > 1) {
      angleMode(DEGREES);
      rotate(radians(this.counter2));
      angleMode(DEGREES);
      rotate(radians(this.counter2));
      fill(0);   
      arc(-10, 70, 50, 30, 0, 100);
    }
    pop();
    this.counter2--;
  }

  dgYelloweyeSpin(lx, ly, rot, sc) {
    push();
    translate(lx, ly);
    rotate(radians(this.counter1));
    scale(sc);
    fill(255, 204, 0);
    circle(0, 0, 150);
    rotate(radians(this.counter1));
    fill(0);
    ellipse(0, 0, 110, 40);
    ellipse(0, 0, 25, 150);
    pop();
    this.counter1++;
  }

  dgLongColorfullcentipede(k, lx, ly, rot, sc) {
    push();
    translate(lx + 100, ly);
    rotate(rot);
    scale(sc + 0.1);
    this.dgbody1();
    this.dghead(k, 20, -15);
    this.dgRedeyeSpin(-25, -57, this.counter, 0.1);    
    this.dgYelloweyeSpin(65, -57, -this.counter, 0.1);
    this.dgarm(k, -50, 10); 
    this.dgarm(k, 30, 10); 
    this.dgbody2(k);
    this.dgbody3(k);
    this.dgbody4andtoysword(70, 0, 2, k);
    this.dgbody5andcirclefood(k);
    

    if (20 > 19) {
      angleMode(DEGREES);
      rotate(-10);
      this.dgarm2(k, -105, 90);
      this.dgarm2(k, -20, 90);
    }
    if (10 > 1) {
      angleMode(DEGREES);
      rotate(22);
      this.dgarm3(k, -50, 160);
      this.dgarm3(k, 38, 160);
    }
    if (101 > 1) {
      angleMode(DEGREES);
      rotate(40);
      this.dgarm4(k, 95, 150);
      this.dgarm4(k, 157, 150);    
    }
    if (95 > 1) {
      angleMode(DEGREES);
      rotate(-70);
      this.dgfinger(k, 50, 70);
      angleMode(DEGREES);
      rotate(40);
      this.dgfinger(k, 85, 25);
    }
    if (96 > 1) {
      angleMode(DEGREES);
      rotate(190);
      this.dgfinger(k, 50, -22);
      angleMode(DEGREES);
      rotate(220);
      this.dgfinger(k, -48, 35);
    }
    if (961 > 1) {
      translate(105, 75);
      angleMode(DEGREES);
      rotate(90);
      this.dgfinger(k, 50, -22);
      angleMode(DEGREES);
      rotate(220);
      this.dgfinger(k, -48, 35);
    }
    if (9161 > 1) {
      translate(105, 75);
      angleMode(DEGREES);
      rotate(-70);
      this.dgfinger(k, 50, -22);
      angleMode(DEGREES);
      rotate(220);
      this.dgfinger(k, -48, 35);
    }
    
    textSize(32);
    angleMode(DEGREES);
    rotate(-70);
    this.value += this.factor;
    text(this.value, -90, 70);

    pop();
  }

  dgShortplaincentipede(k, lx, ly, rot, sc) {
    push();
    translate(lx - 50, ly + 60);
    angleMode(DEGREES);
    rotate(270);
    let k2 = color(30);
    rotate(rot);
    scale(sc - 0.4);
    this.dgbody1();
    this.dghead(k2, 20, -15);
    this.dgRedeyeSpin(-25, -57, this.counter, 0.1);    
    this.dgYelloweyeSpin(65, -57, -this.counter, 0.1);
    this.dgarm(k2, -50, 10); 
    this.dgarm(k2, 30, 10); 
    translate(-115, -70);
    angleMode(DEGREES);
    rotate(-40);
    this.dgbody4andtoysword(k2);
    this.dgbody5andcirclefood(70, 0, 2, k2);

    if (101 > 1) {
      angleMode(DEGREES);
      rotate(50);
      this.dgarm4(k2, 90, 150);
      this.dgarm4(k2, 150, 150);    
    }
  
    if (96 > 1) {
      angleMode(DEGREES);
      rotate(180);
      scale(0.80);
      angleMode(DEGREES);
      rotate(190);
      this.dgfinger(k2, 80, 90);
      this.dgfinger(k2, 270, 60);
    } 
    pop();
  }

  dgbody1() {
    fill(250, 0, 50);
    rect(0, 0, 40, 80, 15, 15, 25, 25);
  }

  dghead(c, lx, ly) {
    push();
    fill(c);
    translate(lx, ly);
    ellipse(0, 0, 40, 40);
    ellipse(45, -42.5, 40, 40);
    ellipse(-45, -42.5, 40, 40);
    fill(250);
    ellipse(45, -42.5, 30, 30);
    ellipse(-45, -42.5, 30, 30);
    fill(0, 100, 255);
    angleMode(DEGREES);
    rotate(-45);
    ellipse(1, -21, 10, 44);
    angleMode(DEGREES);
    rotate(95);
    ellipse(1, -21, 10, 44);
    pop();
  }

  dgarm(c, lx, ly) {
    fill(250, 100, 0);
    rect(lx, ly, 60, 15, 10);
  }
  
  dgarm2(c, lx, ly) {
    fill(200, 200, 0);
    rect(lx, ly, 60, 15, 10);
  }

  dgarm3(c, lx, ly) {
    fill(c);
    rect(lx, ly, 60, 15, 10);
  }
  
  dgarm4(c, lx, ly) {
    fill(0, 250, 100);
    rect(lx, ly, 40, 15, 10);
  }

  dgfinger(c, lx, ly) {
    fill(250, 0, 0);
    rect(lx, ly, 20, 8, 10);
  }

  dgbody2() {
    this.x -= 1222;
    ellipse(this.x, 10, 50, 50);
    if (this.x < 0) {
      this.x = width; 
    }
    angleMode(DEGREES);
    rotate(-45);
    fill(200, 50, 150);
    rect(-59, 58, 40, 80, 15, 15, 25, 25);
  }

  dgbody3() {
    angleMode(DEGREES);
    rotate(24);
    fill(200, 200, 100);
    rect(-3, 128, 40, 80, 15, 15, 25, 25);
  }

  dgbody4andtoysword(xpos, ypos, circlefood) {
    angleMode(DEGREES);
    rotate(44);
    fill(200, 100, 200);
    rect(130, 120, 40, 80, 15, 15, 25, 25);

    if (circlefood == 2) {
      fill(20, 20, 200);
      rect(width / 2 + xpos - 240, height / 2 - 430 + ypos, 50, 8, 7);
      fill(250, 0, 0);
      rect(width / 2 + xpos - 227, height / 2 - 490 + ypos, 25, 60, 7);
      fill(300, 100, 0);
      rect(width / 2 + xpos - 224, height / 2 - 420 + ypos, 18, 30);
    }
  }

  dgbody5andcirclefood(xpos, ypos, circlefood) {
    if (circlefood == 2) {
      fill(20, 20, 200);
      circle(width / 2 + xpos - 160, height / 2 - 140 + ypos, 40, 50, 7);
      fill(250, 0, 0);
      circle(width / 2 + xpos - 151, height / 2 - 150 + ypos, 30, 10, 7);
      fill(300, 100, 0);
      circle(width / 2 + xpos - 160, height / 2 - 140 + ypos, 25, 50, 7);
    }
    angleMode(DEGREES);
    rotate(-54);
    fill(100, 200, 100);
    arc(-80, 250, 80, 80, 160, 95);
    arc(-80, 250, 80, 80, -this.counter, this.counter);
  }

  dgmoonandcentipede(lx, ly) {
    strokeWeight(4);
    fill(250);
    point(lx - 10, ly - 10, 20);
    fill(0);
    circle(lx, ly, 70);
    fill(180);
    ellipse(lx, ly, 25, 25);
    fill(0);
    ellipse(lx - 4, ly - 4, 17, 17);
    fill(250);
    circle(lx + 15, ly + 15, 8);
    circle(lx - 15, ly - 15, 8);
    circle(lx + 15, ly - 15, 8);
    circle(lx - 15, ly + 20, 8);
    circle(lx - 18, ly - 18, 8);
  }

  dgsunandcentipede(lx, ly) {
    strokeWeight(4);
    fill(300, 100, 0);
    point(lx - 10, ly - 10, 20);
    fill(200, 200, 0);
    circle(lx, ly, 70);
    fill(300, 10, 10);
    ellipse(lx, ly, 25, 25);
    fill(300, 10, 10);
    circle(lx + 15, ly + 15, 8);
    circle(lx - 15, ly - 15, 8);
    circle(lx + 15, ly - 15, 8);
    circle(lx - 15, ly + 20, 8);
    circle(lx - 18, ly - 18, 8);
  }

  dgCircleCentipedeWildChange() {
    let g = random(0.1);
    let m = mouseX;
    let q = mouseY;
    
    if (m < width / 2) {
      this.dgShortplaincentipede(color(200, 200, random(400)), this.loX, this.loY, g * 5, g * 2);
    }
    if (q < height / 2) {
      this.dgLongColorfullcentipede(color(200, 200, random(400)), this.loX, this.loY + 10, g * 20, g * 4.5);
    }
  }
}
